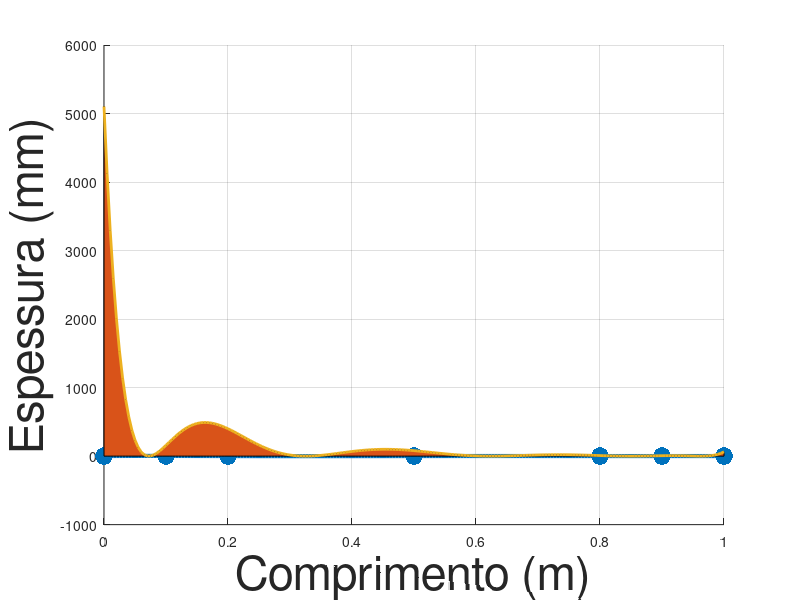

The MATLAB source for this figure:
1;
function [res err]=resultado(h)
  x=[0 ; 0.1; 0.2; 0.5; 0.8; 0.9; 1];
  M=ones(7,1);                             #Criação da matriz com a base canônica de P^6 (1+x+x²+x³+x⁴+x⁵+x⁶)
  for k=1:6    
    M=[M x.^k]; 
  end
  a=M\h                                    # Print dos valores de a para fazer a sqder(x) com os valores corretos
  [res, ier, nfun, err]=quad('sqder',0,1); # Cálculo da integral definida [0,1] da derivada do polinômio interpolado (com os parâmetros de a).

  #Plotting
  c=0.0:0.005:1;
  for k=1:length(c)
    p(k)=a(1);
    pl(k)=0;
    for m=1:6
      p(k)=p(k)+a(m+1)*c(k)^m;             # Valor do polinômio interpolado p/ cada valor de c
      pl(k)=pl(k)+a(m+1)*m*c(k)^(m-1);     # Primeira derivada de p(k) p/ cada valor de c
    end
  end
  
  scatter(x,h,160,"filled");  hold on      # Pontos (x,h)
  plot(c,p,"linewidth",3)                  # P(k)
  area(c, pl.^2);                          # área abaixo da curva de (p'(k))^2
  plot(c,pl.^2,"linewidth",2)              # (P'(k))^2
  ylabel ("Espessura (mm)","fontsize",34);
  xlabel ("Comprimento (m)","fontsize",34);
  grid on
  hold off
endfunction

########################################## Exemplos ############################################

%p/ h(2)=3;
function y=sqder(x)
  y=0+71.4286-740.0794*2*x^1+2662.6984*3*x^2-4375.0000*4*x^3+3373.0159*5*x^4-992.0635*6*x^5;
  y=y.^2;
endfunction

% p/ h=[1 ; 2.3; 1.2; 1.5; 0.8; 2.9; 4];
% function y=sqder(x)
%   y=0+50.2897-567.0317*2*x^1+2351.0913*3*x^2-4480.1587*4*x^3+3958.3333*5*x^4-1309.5238*6*x^5;
%   y=y^2;
% endfunction

% p/ h=[2 ; 2.1; 2.2; 2.1; 2.0; 1.9; 2];
% function y=sqder(x)
%   y=0+0.0031746+18.1515873*2*x^1-101.4880952*3*x^2+216.2698413*4*x^3-204.3650794*5*x^4+71.4285714*6*x^5;
%   y=y^2;
% endfunction

h=ones(7,1); #nesse caso a derivada será nula p/ todo x então res=0
h(2)=3

#h=[1 ; 2.3; 1.2; 1.5; 0.8; 2.9; 4];

#h=[2 ; 2.1; 2.2; 2.1; 2.0; 1.9; 2];

[res err]=resultado(h)

